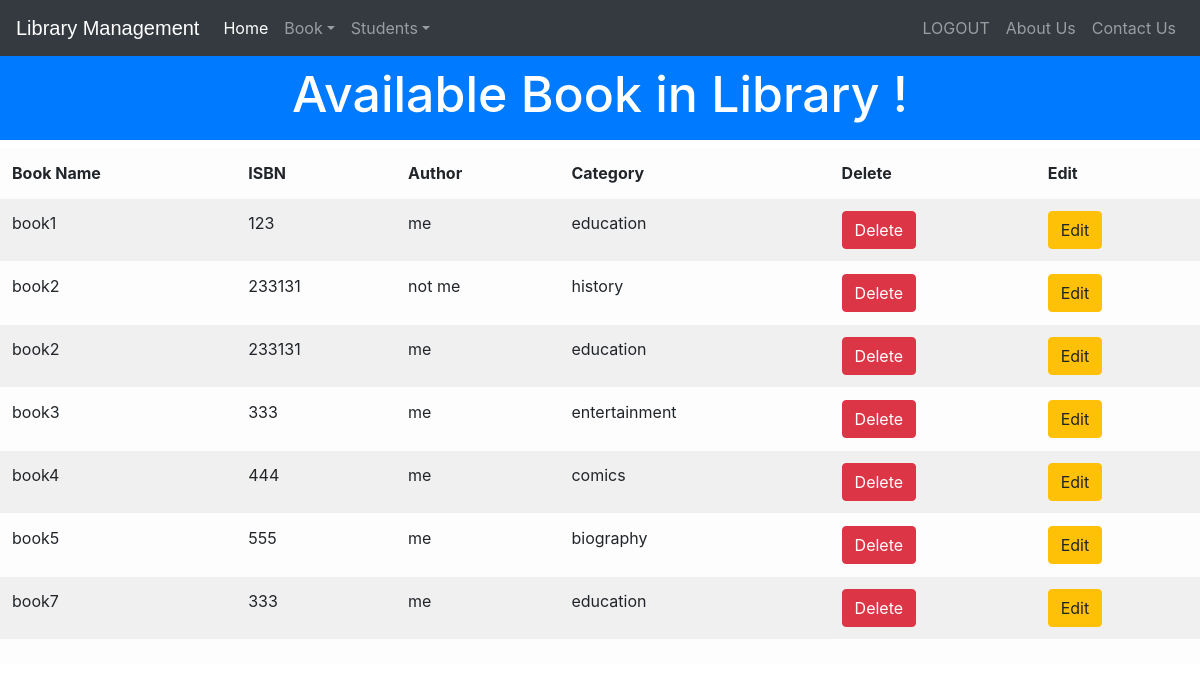
The app's page /viewbook (signed in) with its own data.
### library/models.py (models this page shows, shortened)
class Book(models.Model):
    catchoice= [
        ('education', 'Education'),
        ('entertainment', 'Entertainment'),
        ('comics', 'Comics'),
        ('history', 'History'),
        ]
    name=models.CharField(max_length=30)
    isbn=models.PositiveIntegerField()
    author=models.CharField(max_length=40)
    category=models.CharField(max_length=30,choices=catchoice,default='education')
    @property
    def delete_url(self):
        url = reverse('books.delete', args=[self.id])
        return url
    @property
    def edit_url(self):
        url = reverse('books.edit',args=[self.id])
        return url

### library/views.py (the view)
# urls.py: path('viewbook', views.viewbook_view,name='viewbook'),
@login_required(login_url='adminlogin')
@user_passes_test(is_admin)
def viewbook_view(request):
    books=models.Book.objects.all()
    return render(request,'library/viewbook.html',{'books':books})

### library/views.py (called while the page is built)
def is_admin(user):
    if user.is_superuser or user.is_staff:
        return True
    else:
        return False

### templates/library/viewbook.html (shortened to what this page needs)
<!DOCTYPE html>
<html lang="en" dir="ltr">
<head>
</head>
<body>
  {% include "library/navbaradmin.html" %}
  <br>
  <br>
  <h3 class="p-3 mb-2 bg-primary text-white" style='font-size: 50px;text-align:center;'>Available Book in Library !</h3>
  {% if books%}
  <table class="table table-light table-striped">
    <thead>
      <tr>
        <th>Book Name</th>
        <th>ISBN</th>
        <th>Author</th>
        <th>Category</th>
        <th>Delete</th>
        <th>Edit</th>
      </tr>
    </thead>
    <tfoot>
      <tr>
        <td colspan="4" rowspan="4">
        </td>
      </tr>
    </tfoot>
    <tbody>
      {% for book in books %}
      <tr>
        <td>{{book.name}}</td>
        <td>{{book.isbn}}</td>
        <td>{{book.author}}</td>
        <td>{{book.category}}</td>
        <td><a href="{{book.delete_url}}" class="btn btn-danger">Delete</a></td>
        <td><a href="{{book.edit_url}}" class="btn btn-warning">Edit</a></td>
      </tr>
      {% endfor %}
    </tbody>
  </table>
  {%else%}
  <h1>sorry we don't have books right now</h1>
  {%endif%}
</body>
</html>

### templates/library/navbaradmin.html (shortened to what this page needs)
<!DOCTYPE html>
{% load static %}
<html lang="en">
<head>
  <link rel="stylesheet" href="https://stackpath.bootstrapcdn.com/bootstrap/4.3.1/css/bootstrap.min.css">
  <link rel="stylesheet" href="https://maxcdn.bootstrapcdn.com/font-awesome/4.7.0/css/font-awesome.min.css">
</head>
<body>
  <div class="bs-example">
    <nav class="navbar navbar-expand-md bg-dark navbar-dark fixed-top">
      <a href="/" class="navbar-brand">Library Management</a>
      <div class="collapse navbar-collapse justify-content-between" id="navbarCollapse">
        <div class="navbar-nav">
          <a href="/" class="nav-item nav-link active">Home</a>
          <div class="nav-item dropdown">
            <a href="#" class="nav-link dropdown-toggle" data-toggle="dropdown">Book</a>
          </div>
          <div class="nav-item dropdown">
            <a href="#" class="nav-link dropdown-toggle" data-toggle="dropdown">Students</a>
          </div>
        </div>
        <div class="navbar-nav">
          <a href="logout" class="nav-item nav-link">LOGOUT</a>
          <a href="aboutus" class="nav-item nav-link">About Us</a>
          <a href="contactus" class="nav-item nav-link">Contact Us</a>
        </div>
      </div>
    </nav>
  </div>
</body>
</html>

### templates/library/navbaradmin.html (style rules this page uses)
.bs-example { margin: 0px; }
.navbar-brand { font-size: 20px; font-family: sans-serif; }

### records on screen
Book: name "book1", isbn "123", author "me", category "education"
Book: name "book2", isbn "233131", author "not me", category "history"
Book: name "book2", isbn "233131", author "me", category "education"
Book: name "book3", isbn "333", author "me", category "entertainment"
Book: name "book4", isbn "444", author "me", category "comics"
Book: name "book5", isbn "555", author "me", category "biography"
Book: name "book7", isbn "333", author "me", category "education"
